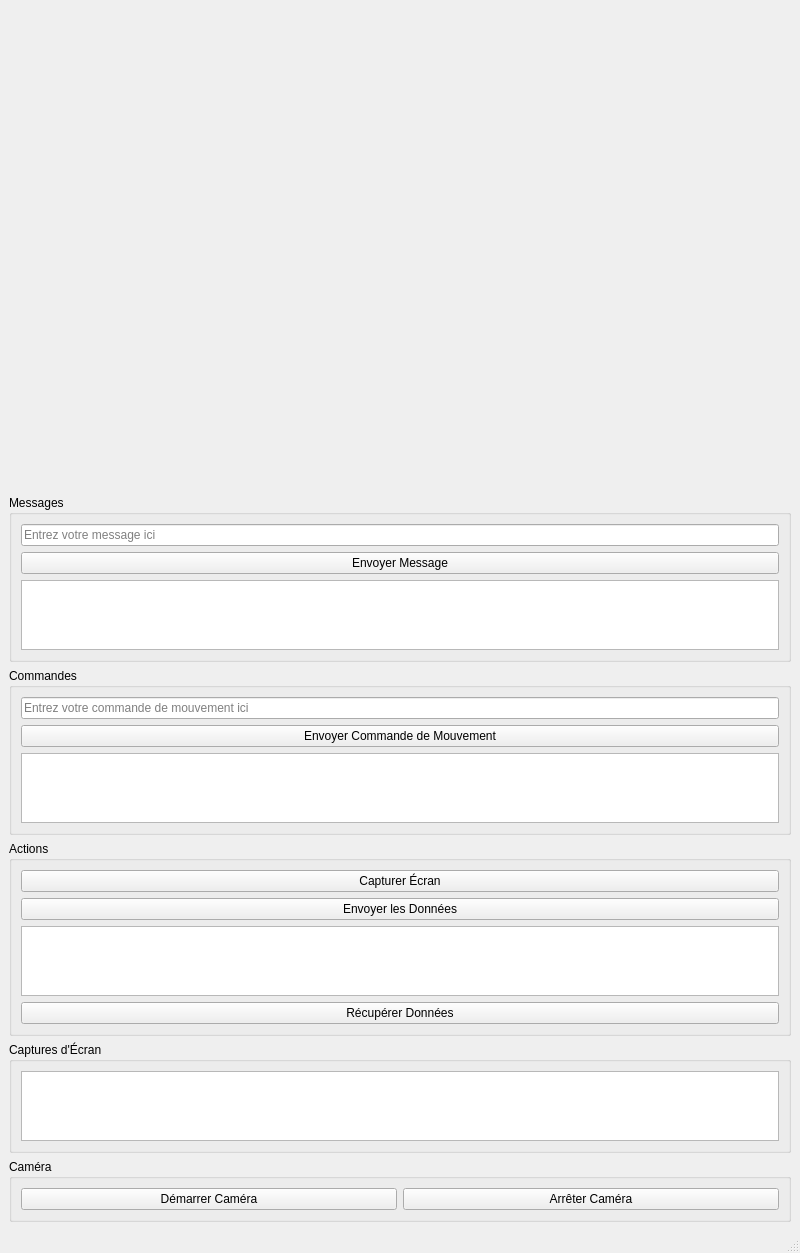
<?xml version="1.0" encoding="UTF-8"?>
<ui version="4.0">
 <class>MainWindow</class>
 <widget class="QMainWindow" name="MainWindow">
  <property name="geometry">
   <rect>
    <x>0</x>
    <y>0</y>
    <width>800</width>
    <height>600</height>
   </rect>
  </property>
  <property name="windowTitle">
   <string>Mon Application</string>
  </property>
  <widget class="QWidget" name="centralwidget">
   <layout class="QVBoxLayout" name="verticalLayout">
    <item>
     <widget class="QLabel" name="videoLabel">
      <property name="minimumSize">
       <size>
        <width>640</width>
        <height>480</height>
       </size>
      </property>
     </widget>
    </item>
    <item>
     <widget class="QGroupBox" name="groupBoxMessages">
      <property name="title">
       <string>Messages</string>
      </property>
      <layout class="QVBoxLayout" name="verticalLayout_2">
       <item>
        <widget class="QLineEdit" name="messageLineEdit">
         <property name="placeholderText">
          <string>Entrez votre message ici</string>
         </property>
        </widget>
       </item>
       <item>
        <widget class="QPushButton" name="sendButton">
         <property name="text">
          <string>Envoyer Message</string>
         </property>
        </widget>
       </item>
       <item>
        <widget class="QTextEdit" name="messagesTextEdit">
         <property name="readOnly">
          <bool>true</bool>
         </property>
        </widget>
       </item>
      </layout>
     </widget>
    </item>
    <item>
     <widget class="QGroupBox" name="groupBoxCommands">
      <property name="title">
       <string>Commandes</string>
      </property>
      <layout class="QVBoxLayout" name="verticalLayout_3">
       <item>
        <widget class="QLineEdit" name="commandLineEdit">
         <property name="placeholderText">
          <string>Entrez votre commande de mouvement ici</string>
         </property>
        </widget>
       </item>
       <item>
        <widget class="QPushButton" name="moveButton">
         <property name="text">
          <string>Envoyer Commande de Mouvement</string>
         </property>
        </widget>
       </item>
       <item>
        <widget class="QTextEdit" name="commandsTextEdit">
         <property name="readOnly">
          <bool>true</bool>
         </property>
        </widget>
       </item>
      </layout>
     </widget>
    </item>
    <item>
     <widget class="QGroupBox" name="groupBoxActions">
      <property name="title">
       <string>Actions</string>
      </property>
      <layout class="QVBoxLayout" name="verticalLayout_4">
       <item>
        <widget class="QPushButton" name="captureScreenButton">
         <property name="text">
          <string>Capturer Écran</string>
         </property>
        </widget>
       </item>
       <item>
        <widget class="QPushButton" name="sendGasButton">
         <property name="text">
          <string>Envoyer les Données</string>
         </property>
        </widget>
       </item>
       <item>
        <widget class="QTextEdit" name="measurementsTextEdit">
         <property name="readOnly">
          <bool>true</bool>
         </property>
        </widget>
       </item>
       <item>
        <widget class="QPushButton" name="fetchButton">
         <property name="text">
          <string>Récupérer Données</string>
         </property>
        </widget>
       </item>
      </layout>
     </widget>
    </item>
    <item>
     <widget class="QGroupBox" name="groupBoxScreenshots">
      <property name="title">
       <string>Captures d'Écran</string>
      </property>
      <layout class="QVBoxLayout" name="verticalLayout_5">
       <item>
        <widget class="QListWidget" name="screenshotsListWidget">
         <property name="selectionMode">
          <enum>QAbstractItemView::SingleSelection</enum>
         </property>
        </widget>
       </item>
      </layout>
     </widget>
    </item>
    <item>
     <widget class="QGroupBox" name="groupBoxCamera">
      <property name="title">
       <string>Caméra</string>
      </property>
      <layout class="QHBoxLayout" name="horizontalLayout">
       <item>
        <widget class="QPushButton" name="startCameraButton">
         <property name="text">
          <string>Démarrer Caméra</string>
         </property>
        </widget>
       </item>
       <item>
        <widget class="QPushButton" name="stopCameraButton">
         <property name="text">
          <string>Arrêter Caméra</string>
         </property>
        </widget>
       </item>
      </layout>
     </widget>
    </item>
   </layout>
  </widget>
  <widget class="QMenuBar" name="menubar">
   <property name="geometry">
    <rect>
     <x>0</x>
     <y>0</y>
     <width>800</width>
     <height>23</height>
    </rect>
   </property>
  </widget>
  <widget class="QStatusBar" name="statusbar"/>
 </widget>
 <resources/>
 <connections/>
</ui>
